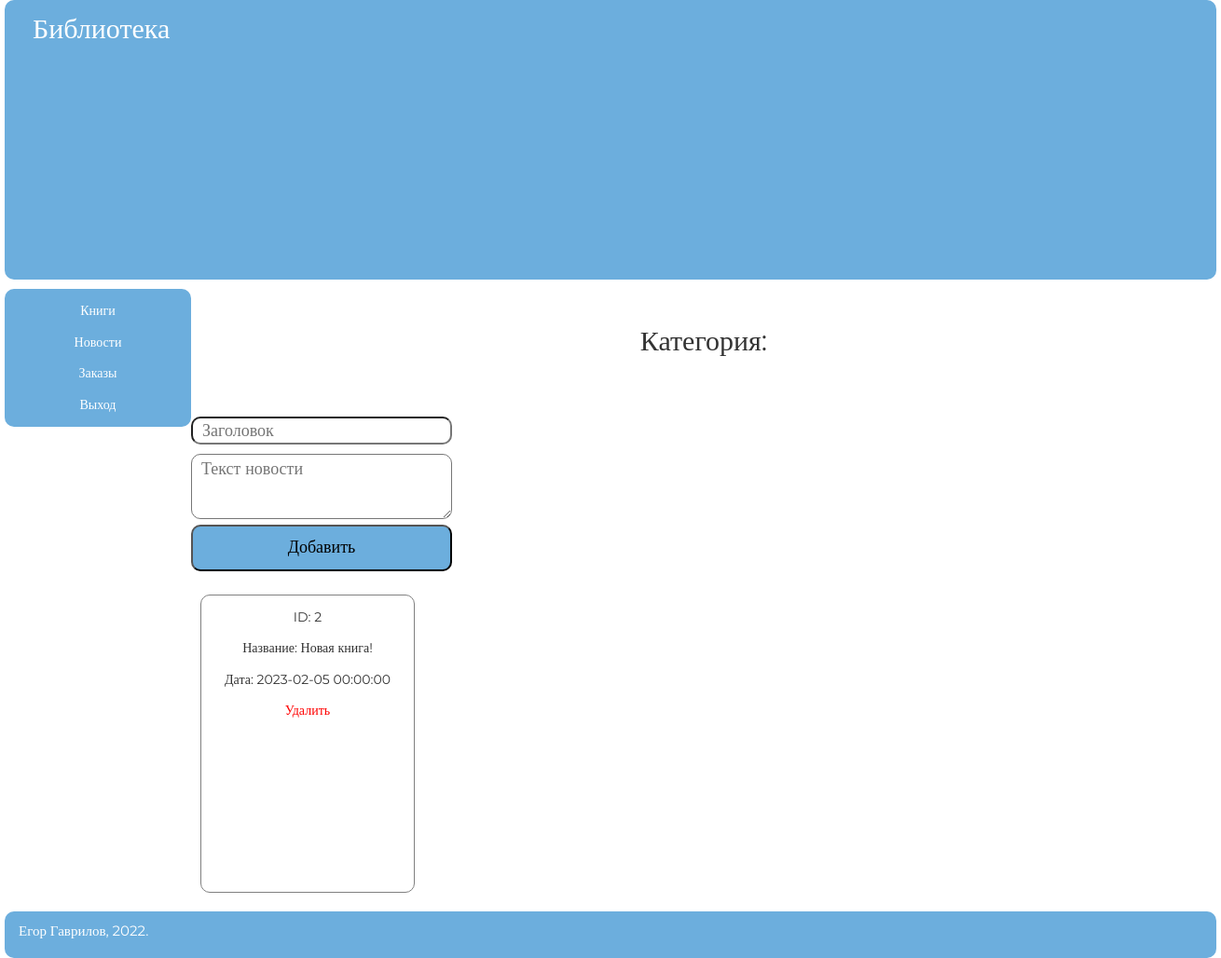
Page /adminka/news.php on the committed database.
### tables this page shows
CREATE TABLE `news` (
  `id` int(11) NOT NULL,
  `name` text NOT NULL,
  `text` text NOT NULL,
  `date` datetime NOT NULL DEFAULT current_timestamp()
);

### adminka/news.php (called while the page is built)
<?php
include "components/header.php";
include "components/contents/news.php";
include "components/sidebar.php";
include "../components/footer.php";

### adminka/components/contents/news.php (the view, shortened to what this page needs)
<div class="container clearfix">
    <main class="content">
        <p style="text-align: center; font-size: 30px; margin: 0; padding: 1.5em 0;">Категория:</p>
        <div class="reg_form">
            <form method="POST">
                <input type="text" name="name" placeholder="Заголовок">
                <textarea name="text_news" placeholder="Текст новости"></textarea>
                <input type="submit" name="add" value="Добавить">
            </form>
        </div>
        <div class="boxes">
            <?php
            $str_out_news = "SELECT * FROM `news`";
            $run_out_news = mysqli_query($connect, $str_out_news);
            while ($out_news = mysqli_fetch_array($run_out_news)) {
                echo "
                        <div class='box'>
                            <p>ID: $out_news[id]</p>
                            <p>Название: $out_news[name]</p>
                            <p>Дата: $out_news[date]</p>
                            <p>
                                <a href='controllers/del.php?del_news=$out_news[id]' class=delete>
                                    Удалить
                                </a>
                            </p>
                        </div>
                        ";
            }
            ?>
        </div>
    </main>

### css/style.css (style rules this page uses)
html { line-height: 1.15; -webkit-text-size-adjust: 100%; }
body { margin: 0; }
main { display: block; }
a { background-color: transparent; }
button, input, optgroup, select, textarea { font-family: inherit; font-size: 100%; line-height: 1.15; margin: 0; }
button, input { overflow: visible; }
button, [type="button"], [type="reset"], [type="submit"] { -webkit-appearance: button; }
textarea { overflow: auto; }
* { -webkit-box-sizing: border-box; -moz-box-sizing: border-box; box-sizing: border-box; }
.clearfix:after { content: ""; display:block; clear: both; }
html, body { font-family: Montserrat; margin: 0; padding: 0; font-size: 14px; line-height: 1.4; color: #333; background-color: #fff; }
.content { width: 100%; float: left; padding-left: 200px; margin-bottom: 10px; }
a { text-decoration: none; color: white; }
.delete { text-decoration: none; color: red; }
.reg_form,.edit_form { margin: 15px auto; }
.reg_form input,.edit_form input { width: 280px; height: 30px; display: block; margin-bottom: 10px; font-size: 18px; padding: 0px 10px; border-radius: 10px; }
.reg_form input[type="submit"],.edit_form input[type="submit"] { width: 280px; height: 50px; cursor: pointer; border-radius: 10px; background-color: #6CAEDD; }
.reg_form textarea,.edit_form textarea { width: 280px; height: 70px; padding: 5px 10px; font-size: 18px; border-radius: 10px; }
.box { width: 230px; height: 320px; border: 1px solid grey; border-radius: 10px; margin: 10px; padding: 0px 15px; text-align: center; }
.boxes { display: flex; }

### rows in the picture
news: id "2", name "Новая книга!", date "2023-02-05 00:00:00"
